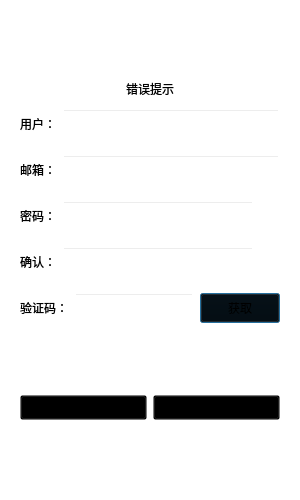
<?xml version="1.0" encoding="UTF-8"?>
<ui version="4.0">
 <class>registerDialog</class>
 <widget class="QDialog" name="registerDialog">
  <property name="geometry">
   <rect>
    <x>0</x>
    <y>0</y>
    <width>300</width>
    <height>500</height>
   </rect>
  </property>
  <property name="minimumSize">
   <size>
    <width>300</width>
    <height>500</height>
   </size>
  </property>
  <property name="maximumSize">
   <size>
    <width>300</width>
    <height>500</height>
   </size>
  </property>
  <property name="windowTitle">
   <string>Dialog</string>
  </property>
  <property name="styleSheet">
   <string notr="true">background: transparent;</string>
  </property>
  <layout class="QVBoxLayout" name="verticalLayout_2">
   <item>
    <layout class="QVBoxLayout" name="verticalLayout">
     <item>
      <widget class="QStackedWidget" name="stackedWidget">
       <property name="currentIndex">
        <number>0</number>
       </property>
       <widget class="QWidget" name="page">
        <layout class="QVBoxLayout" name="verticalLayout_4">
         <item>
          <spacer name="verticalSpacer_2">
           <property name="orientation">
            <enum>Qt::Orientation::Vertical</enum>
           </property>
           <property name="sizeHint" stdset="0">
            <size>
             <width>20</width>
             <height>40</height>
            </size>
           </property>
          </spacer>
         </item>
         <item>
          <widget class="QLabel" name="errTip">
           <property name="text">
            <string>错误提示</string>
           </property>
           <property name="alignment">
            <set>Qt::AlignmentFlag::AlignCenter</set>
           </property>
          </widget>
         </item>
         <item>
          <layout class="QHBoxLayout" name="horizontalLayout">
           <item>
            <widget class="QLabel" name="userLabel">
             <property name="minimumSize">
              <size>
               <width>0</width>
               <height>40</height>
              </size>
             </property>
             <property name="maximumSize">
              <size>
               <width>16777215</width>
               <height>40</height>
              </size>
             </property>
             <property name="text">
              <string>用户：</string>
             </property>
            </widget>
           </item>
           <item>
            <widget class="QLineEdit" name="userEdit">
             <property name="minimumSize">
              <size>
               <width>0</width>
               <height>30</height>
              </size>
             </property>
             <property name="maximumSize">
              <size>
               <width>16777215</width>
               <height>30</height>
              </size>
             </property>
            </widget>
           </item>
          </layout>
         </item>
         <item>
          <layout class="QHBoxLayout" name="horizontalLayout_2">
           <item>
            <widget class="QLabel" name="emailLabel">
             <property name="minimumSize">
              <size>
               <width>0</width>
               <height>40</height>
              </size>
             </property>
             <property name="maximumSize">
              <size>
               <width>16777215</width>
               <height>40</height>
              </size>
             </property>
             <property name="text">
              <string>邮箱：</string>
             </property>
            </widget>
           </item>
           <item>
            <widget class="QLineEdit" name="emailEdit">
             <property name="minimumSize">
              <size>
               <width>0</width>
               <height>30</height>
              </size>
             </property>
             <property name="maximumSize">
              <size>
               <width>16777215</width>
               <height>30</height>
              </size>
             </property>
            </widget>
           </item>
          </layout>
         </item>
         <item>
          <layout class="QHBoxLayout" name="horizontalLayout_3">
           <item>
            <widget class="QLabel" name="passwordLabel">
             <property name="minimumSize">
              <size>
               <width>0</width>
               <height>40</height>
              </size>
             </property>
             <property name="maximumSize">
              <size>
               <width>16777215</width>
               <height>40</height>
              </size>
             </property>
             <property name="text">
              <string>密码：</string>
             </property>
            </widget>
           </item>
           <item>
            <widget class="QLineEdit" name="passwordEdit">
             <property name="minimumSize">
              <size>
               <width>0</width>
               <height>30</height>
              </size>
             </property>
             <property name="maximumSize">
              <size>
               <width>16777215</width>
               <height>30</height>
              </size>
             </property>
            </widget>
           </item>
           <item>
            <widget class="clickedLabel" name="passwordVisble">
             <property name="minimumSize">
              <size>
               <width>20</width>
               <height>20</height>
              </size>
             </property>
             <property name="maximumSize">
              <size>
               <width>20</width>
               <height>20</height>
              </size>
             </property>
             <property name="text">
              <string/>
             </property>
            </widget>
           </item>
          </layout>
         </item>
         <item>
          <layout class="QHBoxLayout" name="horizontalLayout_4">
           <item>
            <widget class="QLabel" name="passwordTwoLabel">
             <property name="minimumSize">
              <size>
               <width>0</width>
               <height>40</height>
              </size>
             </property>
             <property name="maximumSize">
              <size>
               <width>16777215</width>
               <height>40</height>
              </size>
             </property>
             <property name="text">
              <string>确认：</string>
             </property>
            </widget>
           </item>
           <item>
            <widget class="QLineEdit" name="passwordTwoEdit">
             <property name="minimumSize">
              <size>
               <width>0</width>
               <height>30</height>
              </size>
             </property>
             <property name="maximumSize">
              <size>
               <width>16777215</width>
               <height>30</height>
              </size>
             </property>
            </widget>
           </item>
           <item>
            <widget class="clickedLabel" name="passwordTwoVisble">
             <property name="minimumSize">
              <size>
               <width>20</width>
               <height>20</height>
              </size>
             </property>
             <property name="maximumSize">
              <size>
               <width>20</width>
               <height>20</height>
              </size>
             </property>
             <property name="text">
              <string/>
             </property>
            </widget>
           </item>
          </layout>
         </item>
         <item>
          <layout class="QHBoxLayout" name="horizontalLayout_6">
           <item>
            <widget class="QLabel" name="varifyLabel">
             <property name="minimumSize">
              <size>
               <width>0</width>
               <height>40</height>
              </size>
             </property>
             <property name="maximumSize">
              <size>
               <width>16777215</width>
               <height>40</height>
              </size>
             </property>
             <property name="text">
              <string>验证码：</string>
             </property>
            </widget>
           </item>
           <item>
            <widget class="QLineEdit" name="varifyEdit">
             <property name="minimumSize">
              <size>
               <width>0</width>
               <height>30</height>
              </size>
             </property>
             <property name="maximumSize">
              <size>
               <width>16777215</width>
               <height>30</height>
              </size>
             </property>
            </widget>
           </item>
           <item>
            <widget class="timeBtn" name="getCode">
             <property name="minimumSize">
              <size>
               <width>0</width>
               <height>30</height>
              </size>
             </property>
             <property name="maximumSize">
              <size>
               <width>16777215</width>
               <height>30</height>
              </size>
             </property>
             <property name="text">
              <string>获取</string>
             </property>
            </widget>
           </item>
          </layout>
         </item>
         <item>
          <spacer name="verticalSpacer_3">
           <property name="orientation">
            <enum>Qt::Orientation::Vertical</enum>
           </property>
           <property name="sizeHint" stdset="0">
            <size>
             <width>20</width>
             <height>40</height>
            </size>
           </property>
          </spacer>
         </item>
         <item>
          <layout class="QHBoxLayout" name="horizontalLayout_7">
           <item>
            <widget class="QPushButton" name="sureButton">
             <property name="minimumSize">
              <size>
               <width>0</width>
               <height>25</height>
              </size>
             </property>
             <property name="maximumSize">
              <size>
               <width>16777215</width>
               <height>25</height>
              </size>
             </property>
             <property name="text">
              <string>确认</string>
             </property>
            </widget>
           </item>
           <item>
            <widget class="QPushButton" name="cancelButton">
             <property name="minimumSize">
              <size>
               <width>0</width>
               <height>25</height>
              </size>
             </property>
             <property name="maximumSize">
              <size>
               <width>16777215</width>
               <height>25</height>
              </size>
             </property>
             <property name="text">
              <string>取消</string>
             </property>
            </widget>
           </item>
          </layout>
         </item>
         <item>
          <spacer name="verticalSpacer">
           <property name="orientation">
            <enum>Qt::Orientation::Vertical</enum>
           </property>
           <property name="sizeHint" stdset="0">
            <size>
             <width>20</width>
             <height>40</height>
            </size>
           </property>
          </spacer>
         </item>
        </layout>
       </widget>
       <widget class="QWidget" name="page_2">
        <layout class="QVBoxLayout" name="verticalLayout_3">
         <item>
          <spacer name="verticalSpacer_4">
           <property name="orientation">
            <enum>Qt::Orientation::Vertical</enum>
           </property>
           <property name="sizeHint" stdset="0">
            <size>
             <width>20</width>
             <height>40</height>
            </size>
           </property>
          </spacer>
         </item>
         <item>
          <widget class="QLabel" name="tipLabelOne">
           <property name="text">
            <string>注册成功，3秒后返回</string>
           </property>
           <property name="alignment">
            <set>Qt::AlignmentFlag::AlignCenter</set>
           </property>
          </widget>
         </item>
         <item>
          <widget class="QLabel" name="label_2">
           <property name="text">
            <string>点击返回按钮快速返回</string>
           </property>
           <property name="alignment">
            <set>Qt::AlignmentFlag::AlignCenter</set>
           </property>
          </widget>
         </item>
         <item>
          <spacer name="verticalSpacer_5">
           <property name="orientation">
            <enum>Qt::Orientation::Vertical</enum>
           </property>
           <property name="sizeHint" stdset="0">
            <size>
             <width>20</width>
             <height>40</height>
            </size>
           </property>
          </spacer>
         </item>
         <item>
          <widget class="QWidget" name="widget" native="true">
           <layout class="QHBoxLayout" name="horizontalLayout_5">
            <item>
             <spacer name="horizontalSpacer">
              <property name="orientation">
               <enum>Qt::Orientation::Horizontal</enum>
              </property>
              <property name="sizeHint" stdset="0">
               <size>
                <width>40</width>
                <height>20</height>
               </size>
              </property>
             </spacer>
            </item>
            <item>
             <widget class="QPushButton" name="returnButton">
              <property name="minimumSize">
               <size>
                <width>0</width>
                <height>25</height>
               </size>
              </property>
              <property name="maximumSize">
               <size>
                <width>16777215</width>
                <height>25</height>
               </size>
              </property>
              <property name="text">
               <string>返回</string>
              </property>
             </widget>
            </item>
            <item>
             <spacer name="horizontalSpacer_2">
              <property name="orientation">
               <enum>Qt::Orientation::Horizontal</enum>
              </property>
              <property name="sizeHint" stdset="0">
               <size>
                <width>40</width>
                <height>20</height>
               </size>
              </property>
             </spacer>
            </item>
           </layout>
          </widget>
         </item>
         <item>
          <spacer name="verticalSpacer_6">
           <property name="orientation">
            <enum>Qt::Orientation::Vertical</enum>
           </property>
           <property name="sizeHint" stdset="0">
            <size>
             <width>20</width>
             <height>40</height>
            </size>
           </property>
          </spacer>
         </item>
        </layout>
       </widget>
      </widget>
     </item>
    </layout>
   </item>
  </layout>
 </widget>
 <customwidgets>
  <customwidget>
   <class>clickedLabel</class>
   <extends>QLabel</extends>
   <header location="global">clickedlabel.h</header>
  </customwidget>
  <customwidget>
   <class>timeBtn</class>
   <extends>QPushButton</extends>
   <header>timebtn.h</header>
  </customwidget>
 </customwidgets>
 <resources/>
 <connections/>
</ui>
